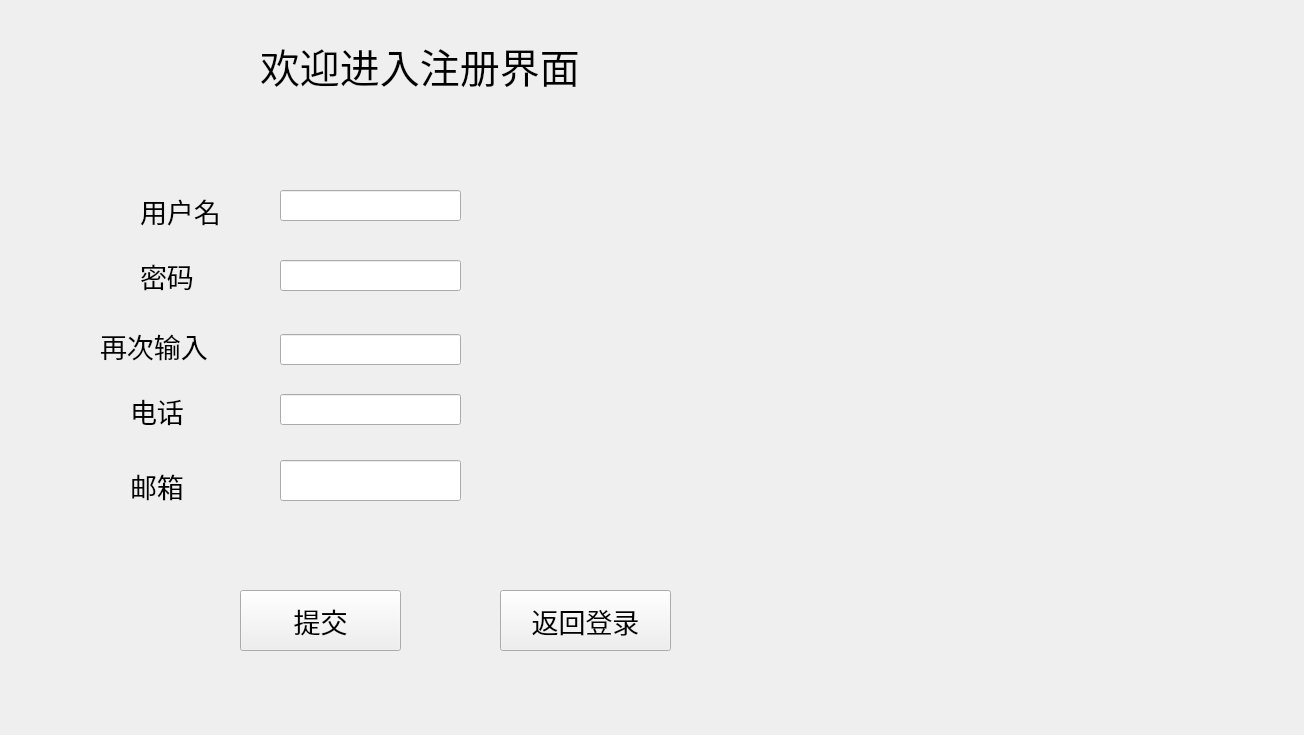
<?xml version="1.0" encoding="UTF-8"?>
<ui version="4.0">
 <class>userregister</class>
 <widget class="QWidget" name="userregister">
  <property name="geometry">
   <rect>
    <x>0</x>
    <y>0</y>
    <width>1304</width>
    <height>735</height>
   </rect>
  </property>
  <property name="font">
   <font>
    <pointsize>9</pointsize>
   </font>
  </property>
  <property name="windowTitle">
   <string>Form</string>
  </property>
  <widget class="QLabel" name="label">
   <property name="geometry">
    <rect>
     <x>260</x>
     <y>30</y>
     <width>501</width>
     <height>71</height>
    </rect>
   </property>
   <property name="font">
    <font>
     <pointsize>30</pointsize>
    </font>
   </property>
   <property name="text">
    <string>欢迎进入注册界面</string>
   </property>
  </widget>
  <widget class="QLabel" name="label_2">
   <property name="geometry">
    <rect>
     <x>140</x>
     <y>190</y>
     <width>81</width>
     <height>41</height>
    </rect>
   </property>
   <property name="font">
    <font>
     <pointsize>20</pointsize>
    </font>
   </property>
   <property name="text">
    <string>用户名</string>
   </property>
  </widget>
  <widget class="QLabel" name="label_3">
   <property name="geometry">
    <rect>
     <x>140</x>
     <y>260</y>
     <width>111</width>
     <height>31</height>
    </rect>
   </property>
   <property name="font">
    <font>
     <pointsize>20</pointsize>
    </font>
   </property>
   <property name="text">
    <string>密码</string>
   </property>
  </widget>
  <widget class="QLabel" name="label_4">
   <property name="geometry">
    <rect>
     <x>100</x>
     <y>320</y>
     <width>171</width>
     <height>51</height>
    </rect>
   </property>
   <property name="font">
    <font>
     <pointsize>20</pointsize>
    </font>
   </property>
   <property name="text">
    <string>再次输入</string>
   </property>
  </widget>
  <widget class="QLabel" name="label_5">
   <property name="geometry">
    <rect>
     <x>130</x>
     <y>390</y>
     <width>91</width>
     <height>41</height>
    </rect>
   </property>
   <property name="font">
    <font>
     <pointsize>20</pointsize>
    </font>
   </property>
   <property name="text">
    <string>电话</string>
   </property>
  </widget>
  <widget class="QLabel" name="label_6">
   <property name="geometry">
    <rect>
     <x>130</x>
     <y>460</y>
     <width>81</width>
     <height>51</height>
    </rect>
   </property>
   <property name="font">
    <font>
     <pointsize>20</pointsize>
    </font>
   </property>
   <property name="text">
    <string>邮箱</string>
   </property>
  </widget>
  <widget class="QLineEdit" name="zhuceuser">
   <property name="geometry">
    <rect>
     <x>280</x>
     <y>190</y>
     <width>181</width>
     <height>31</height>
    </rect>
   </property>
   <property name="font">
    <font>
     <pointsize>12</pointsize>
    </font>
   </property>
  </widget>
  <widget class="QLineEdit" name="zhucepassword">
   <property name="geometry">
    <rect>
     <x>280</x>
     <y>260</y>
     <width>181</width>
     <height>31</height>
    </rect>
   </property>
   <property name="font">
    <font>
     <pointsize>12</pointsize>
    </font>
   </property>
  </widget>
  <widget class="QLineEdit" name="zhucepassword2">
   <property name="geometry">
    <rect>
     <x>280</x>
     <y>334</y>
     <width>181</width>
     <height>31</height>
    </rect>
   </property>
   <property name="font">
    <font>
     <pointsize>12</pointsize>
    </font>
   </property>
  </widget>
  <widget class="QLineEdit" name="zhucetel">
   <property name="geometry">
    <rect>
     <x>280</x>
     <y>394</y>
     <width>181</width>
     <height>31</height>
    </rect>
   </property>
   <property name="font">
    <font>
     <pointsize>12</pointsize>
    </font>
   </property>
  </widget>
  <widget class="QLineEdit" name="zhuceemail">
   <property name="geometry">
    <rect>
     <x>280</x>
     <y>460</y>
     <width>181</width>
     <height>41</height>
    </rect>
   </property>
   <property name="font">
    <font>
     <pointsize>12</pointsize>
    </font>
   </property>
  </widget>
  <widget class="QPushButton" name="zhucetijiao">
   <property name="geometry">
    <rect>
     <x>240</x>
     <y>590</y>
     <width>161</width>
     <height>61</height>
    </rect>
   </property>
   <property name="font">
    <font>
     <pointsize>20</pointsize>
    </font>
   </property>
   <property name="text">
    <string>提交</string>
   </property>
  </widget>
  <widget class="QPushButton" name="return_2">
   <property name="geometry">
    <rect>
     <x>500</x>
     <y>590</y>
     <width>171</width>
     <height>61</height>
    </rect>
   </property>
   <property name="font">
    <font>
     <pointsize>20</pointsize>
    </font>
   </property>
   <property name="text">
    <string>返回登录</string>
   </property>
  </widget>
 </widget>
 <resources/>
 <connections/>
</ui>
